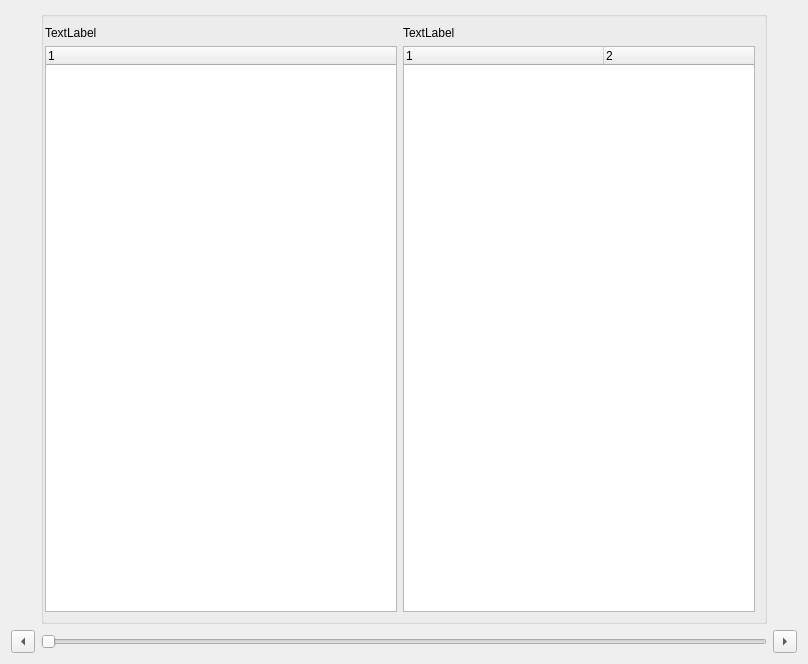
<?xml version="1.0" encoding="UTF-8"?>
<ui version="4.0">
 <class>Form</class>
 <widget class="QWidget" name="Form">
  <property name="windowModality">
   <enum>Qt::NonModal</enum>
  </property>
  <property name="geometry">
   <rect>
    <x>0</x>
    <y>0</y>
    <width>808</width>
    <height>664</height>
   </rect>
  </property>
  <property name="acceptDrops">
   <bool>true</bool>
  </property>
  <property name="windowTitle">
   <string>Form</string>
  </property>
  <layout class="QGridLayout" name="gridLayout">
   <property name="sizeConstraint">
    <enum>QLayout::SetNoConstraint</enum>
   </property>
   <item row="1" column="0">
    <widget class="QToolButton" name="previous">
     <property name="text">
      <string>...</string>
     </property>
     <property name="arrowType">
      <enum>Qt::LeftArrow</enum>
     </property>
    </widget>
   </item>
   <item row="1" column="2">
    <widget class="QToolButton" name="next">
     <property name="text">
      <string>...</string>
     </property>
     <property name="arrowType">
      <enum>Qt::RightArrow</enum>
     </property>
    </widget>
   </item>
   <item row="1" column="1">
    <widget class="QSlider" name="timeline">
     <property name="tracking">
      <bool>false</bool>
     </property>
     <property name="orientation">
      <enum>Qt::Horizontal</enum>
     </property>
     <property name="tickPosition">
      <enum>QSlider::NoTicks</enum>
     </property>
    </widget>
   </item>
   <item row="0" column="1">
    <widget class="QGroupBox" name="gridGroupBox">
     <property name="enabled">
      <bool>true</bool>
     </property>
     <property name="contextMenuPolicy">
      <enum>Qt::PreventContextMenu</enum>
     </property>
     <property name="acceptDrops">
      <bool>false</bool>
     </property>
     <property name="flat">
      <bool>false</bool>
     </property>
     <property name="checkable">
      <bool>false</bool>
     </property>
     <layout class="QGridLayout" name="gridLayout_3" rowstretch="0,0,0" columnstretch="0,0,0">
      <property name="sizeConstraint">
       <enum>QLayout::SetNoConstraint</enum>
      </property>
      <property name="leftMargin">
       <number>1</number>
      </property>
      <item row="1" column="0">
       <widget class="QTreeWidget" name="last_status">
        <column>
         <property name="text">
          <string notr="true">1</string>
         </property>
        </column>
       </widget>
      </item>
      <item row="1" column="1">
       <widget class="QTreeWidget" name="current_status">
        <property name="columnCount">
         <number>2</number>
        </property>
        <attribute name="headerCascadingSectionResizes">
         <bool>false</bool>
        </attribute>
        <attribute name="headerMinimumSectionSize">
         <number>10</number>
        </attribute>
        <attribute name="headerDefaultSectionSize">
         <number>200</number>
        </attribute>
        <column>
         <property name="text">
          <string notr="true">1</string>
         </property>
        </column>
        <column>
         <property name="text">
          <string notr="true">2</string>
         </property>
        </column>
       </widget>
      </item>
      <item row="0" column="1">
       <widget class="QLabel" name="current_title">
        <property name="text">
         <string>TextLabel</string>
        </property>
       </widget>
      </item>
      <item row="0" column="0">
       <widget class="QLabel" name="last_title">
        <property name="text">
         <string>TextLabel</string>
        </property>
       </widget>
      </item>
     </layout>
    </widget>
   </item>
  </layout>
 </widget>
 <resources/>
 <connections/>
</ui>
